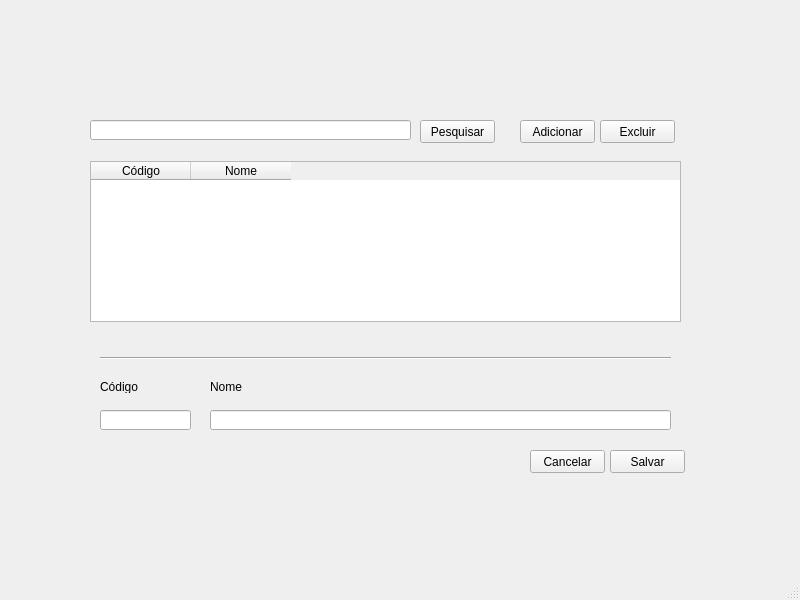
<?xml version="1.0" encoding="UTF-8"?>
<ui version="4.0">
 <class>MainWindow</class>
 <widget class="QMainWindow" name="MainWindow">
  <property name="geometry">
   <rect>
    <x>0</x>
    <y>0</y>
    <width>800</width>
    <height>600</height>
   </rect>
  </property>
  <property name="windowTitle">
   <string>MainWindow</string>
  </property>
  <widget class="QWidget" name="centralwidget">
   <widget class="QTableWidget" name="tableBibliotecario">
    <property name="geometry">
     <rect>
      <x>90</x>
      <y>161</y>
      <width>591</width>
      <height>161</height>
     </rect>
    </property>
    <column>
     <property name="text">
      <string>Código</string>
     </property>
     <property name="textAlignment">
      <set>AlignCenter</set>
     </property>
    </column>
    <column>
     <property name="text">
      <string>Nome</string>
     </property>
    </column>
   </widget>
   <widget class="QLineEdit" name="textNome">
    <property name="geometry">
     <rect>
      <x>210</x>
      <y>410</y>
      <width>461</width>
      <height>20</height>
     </rect>
    </property>
   </widget>
   <widget class="QLineEdit" name="textCodigo">
    <property name="geometry">
     <rect>
      <x>100</x>
      <y>410</y>
      <width>91</width>
      <height>20</height>
     </rect>
    </property>
   </widget>
   <widget class="QPushButton" name="buttonCancelar">
    <property name="geometry">
     <rect>
      <x>530</x>
      <y>450</y>
      <width>75</width>
      <height>23</height>
     </rect>
    </property>
    <property name="text">
     <string>Cancelar</string>
    </property>
   </widget>
   <widget class="QPushButton" name="buttonPesquisar">
    <property name="geometry">
     <rect>
      <x>420</x>
      <y>120</y>
      <width>75</width>
      <height>23</height>
     </rect>
    </property>
    <property name="text">
     <string>Pesquisar</string>
    </property>
   </widget>
   <widget class="Line" name="line">
    <property name="geometry">
     <rect>
      <x>100</x>
      <y>350</y>
      <width>571</width>
      <height>16</height>
     </rect>
    </property>
    <property name="orientation">
     <enum>Qt::Horizontal</enum>
    </property>
   </widget>
   <widget class="QPushButton" name="buttonSalvar">
    <property name="geometry">
     <rect>
      <x>610</x>
      <y>450</y>
      <width>75</width>
      <height>23</height>
     </rect>
    </property>
    <property name="text">
     <string>Salvar</string>
    </property>
   </widget>
   <widget class="QPushButton" name="buttonExcluir">
    <property name="geometry">
     <rect>
      <x>600</x>
      <y>120</y>
      <width>75</width>
      <height>23</height>
     </rect>
    </property>
    <property name="text">
     <string>Excluir</string>
    </property>
   </widget>
   <widget class="QLineEdit" name="textPesquisar">
    <property name="geometry">
     <rect>
      <x>90</x>
      <y>120</y>
      <width>321</width>
      <height>20</height>
     </rect>
    </property>
   </widget>
   <widget class="QLabel" name="labelNome">
    <property name="geometry">
     <rect>
      <x>210</x>
      <y>380</y>
      <width>47</width>
      <height>13</height>
     </rect>
    </property>
    <property name="text">
     <string>Nome</string>
    </property>
   </widget>
   <widget class="QLabel" name="labelCodigo">
    <property name="geometry">
     <rect>
      <x>100</x>
      <y>380</y>
      <width>47</width>
      <height>13</height>
     </rect>
    </property>
    <property name="text">
     <string>Código</string>
    </property>
   </widget>
   <widget class="QPushButton" name="buttonAdicionar">
    <property name="geometry">
     <rect>
      <x>520</x>
      <y>120</y>
      <width>75</width>
      <height>23</height>
     </rect>
    </property>
    <property name="text">
     <string>Adicionar</string>
    </property>
   </widget>
  </widget>
  <widget class="QStatusBar" name="statusbar"/>
 </widget>
 <resources/>
 <connections/>
</ui>
